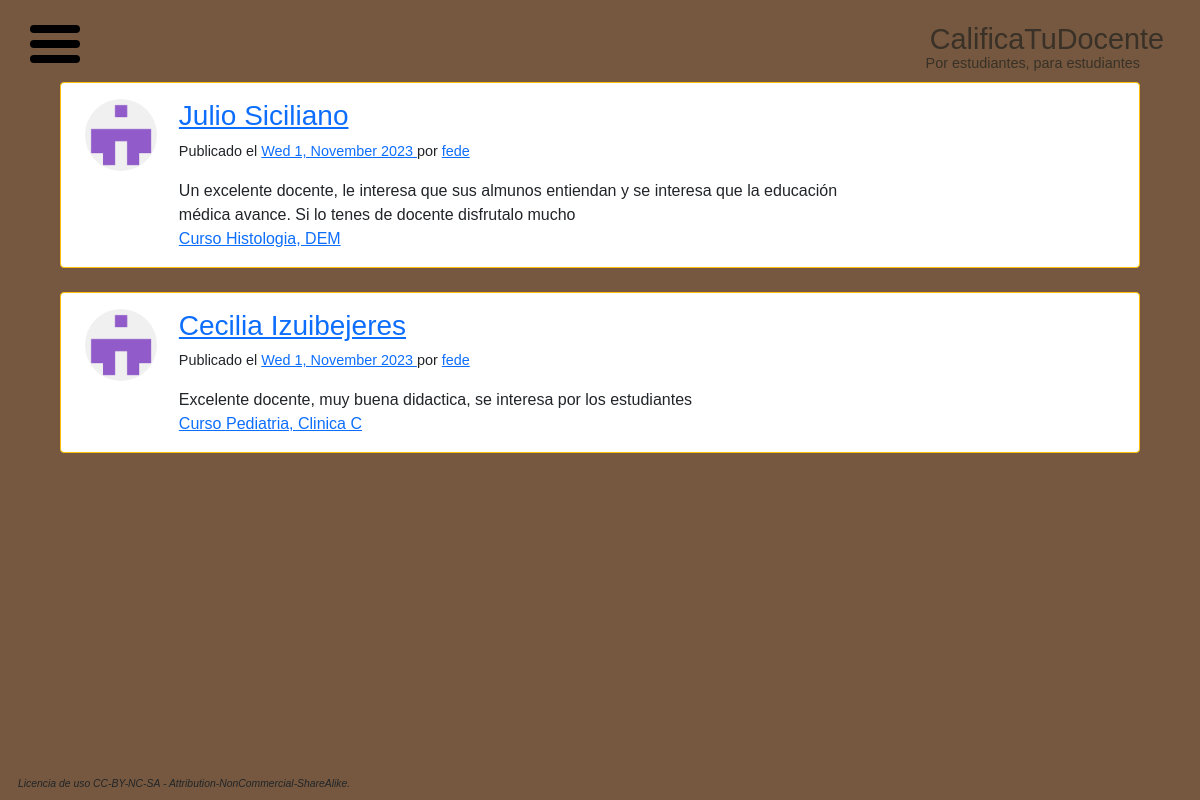
/home/, run on an earlier commit of the app's database.
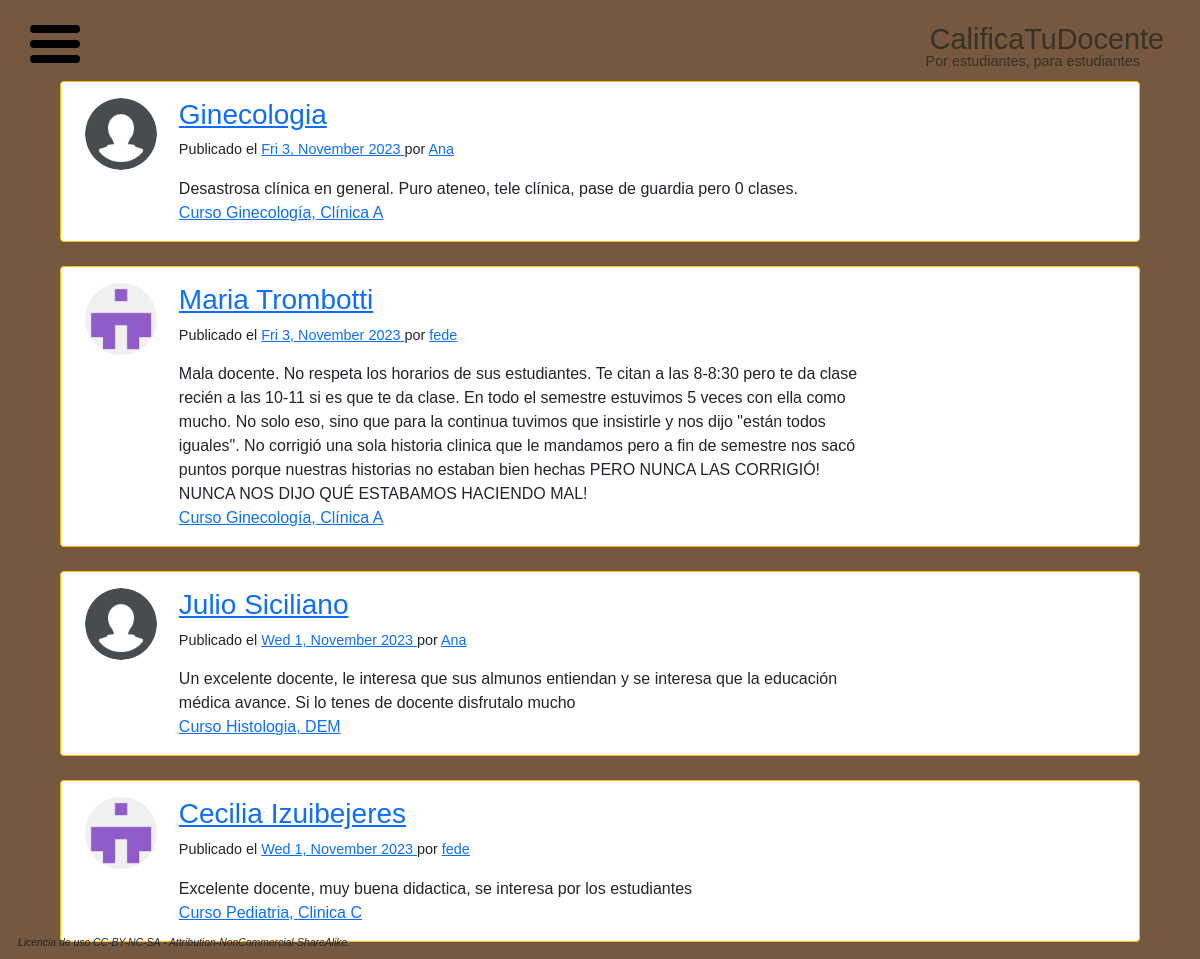
And on a later commit of the database.
### calificami/models.py (models this page shows, shortened)
class Post(models.Model):
    title = models.CharField(max_length=50)
    content = models.TextField(max_length=750)
    datePosted = models.DateTimeField(default=timezone.now)
    author = models.ForeignKey(User, on_delete=models.CASCADE)
    course = models.CharField(max_length=30, default='ninguno')

### users/models.py (models this page shows, shortened)
class Profile(models.Model):
    user = models.OneToOneField(User, on_delete=models.CASCADE)
    cursando = models.TextField(default='No Cursando')
    image = models.ImageField(default='default.png', upload_to='profile_pictures')

### calificami/views.py (the view)
# urls.py: path('home/', PostListView.as_view(), name='ctd-home'),
class PostListView(ListView):
    model = Post
    template_name = 'calificami/home.html'
    context_object_name = 'posts'
    ordering = ['-datePosted']
    paginate_by = 5

### calificami/templates/calificami/home.html
{% extends "layout.html" %}
{% block body %}
  {% for post in posts %}
  <div class="container">
    <div class="row">
      <div class="card row-hover pos-relative py-3 px-4 mb-3 border-warning border-top-5 border-right-5 border-bottom-5 rounded-5 common-style" style="max-width: 90vw; margin: auto; margin-top: 1vh">
        <div class="row align-items-center">
          <div class="col-md-1 mb-3 mb-sm-0 align-self-start" style="margin-right: 0.5vw;">
            <img src="{{ post.author.profile.image.url }}" class="rounded-circle" style="max-width: 6vw; min-width: 6vw;">
          </div>
          <div class="col-md-8">
            <h3>
              <a href="#" class="text-primary"> {{ post.title }} </a>
            </h3>
            <p class="text-sm" style="font-size: 0.9rem;">
              <span class="op-6"> Publicado el </span>
              <a class="text-black" href="#"> {{ post.datePosted|date:"D j, E Y" }} </a>
              <span class="op-6"> por </span>
              <a class="text-black" href="#"> {{ post.author }} </a>
            </p>
            <p class="text-m" style="margin: 0;"><span class="op-6"> {{ post.content }} </span></p>
            <div class="text-sm op-5">
              <a class="text-black mr-2" href="#"> Curso {{ post.course }} </a>
            </div>
          </div>
        </div>
      </div>
    </div>
</div>
  {% endfor %}
{% endblock body %}

### calificami/templates/layout.html (shortened to what this page needs)
{% load static %}
<!DOCTYPE html>
<html>
  <head>
      <link href="https://cdn.jsdelivr.net/npm/bootstrap@5.0.2/dist/css/bootstrap.min.css" rel="stylesheet">
      <link rel="stylesheet" href="https://cdn.rawgit.com/mfd/f3d96ec7f0e8f034cc22ea73b3797b59/raw/856f1dbb8d807aabceb80b6d4f94b464df461b3e/gotham.css">
      <link href="https://code.ionicframework.com/ionicons/2.0.1/css/ionicons.min.css" rel="stylesheet">
      <link rel="stylesheet" type="text/css" href="{% static 'css/main.css' %}">
  </head>
  <body>
    <header>
      <button class="hamburger">
        <div class="bar"></div>
      </button>
      <div class="brand">
        <a href="{% url 'ctd-index' %}" class="brandMain">CalificaTuDocente</da>
        <a href="{% url 'ctd-index' %}" class="brandSub">Por estudiantes, para estudiantes</a>
      </div>
    </header>
    <main>
      {% block body %}
      {% endblock %}
    </main>
  </body>
  <footer>
    <div class="footerText">Licencia de uso CC-BY-NC-SA - Attribution-NonCommercial-ShareAlike.</div>
  </footer>
</html>

### calificami/static/css/main.css (style rules this page uses)
body { font-family: 'Gotham', sans-serif; background-color: #75583F; height: 100%; }
*, *::after, *::before { box-sizing: border-box; }
:root { --bar-width: 50px; --bar-height: 8px; --hamburger-gap: 7px; --foreground: black; --background: white; --ham-margin: 3vh; --animation-timing: 300ms ease-in-out; --hamburger-height: calc(var(--bar-height) * 3 + var(--hamburger-gap) * 2); }
.hamburger { --x-width: calc(var(--hamburger-height) * 1.41421356237); background: none; border-style: none; display: flex; flex-direction: column; gap: var(--hamburger-gap); border-radius: 9999px; width: max-content; position: absolute; top: var(--ham-margin); left: var(--ham-margin); z-index: 99; cursor: pointer; }
.hamburger .bar, .hamburger::before, .hamburger::after { content: ""; border-radius: 9999px; transform-origin: left center; width: var(--bar-width); height: var(--bar-height); background-color: var(--foreground); transition: opacity var(--animation-timing), width var(--animation-timing), transform var(--animation-timing), background-color var(--animation-timing); }
.brand { display: flex; flex-direction: column; align-items: flex-end; }
.brandMain { flex: 1; text-align: right; font-size: 1.8rem; margin-top: 2.2vh; margin-right: 3vw; text-decoration: none; color: #393127; }
.brandSub { flex: 1; text-align: right; font-size: 0.9rem; margin-top: -1vh; margin-right: 5vw; text-decoration: none; color: #393127; }
.footerText { position: fixed; left: 0; bottom: 0; margin-left: 1.5vw; margin-right: 1.5vw; margin-bottom: 1vh; font-size: 0.65rem; font-style: italic; z-index: 5; }

What changed in the data, as far as the page shows it:
added Post: author.profile.image (placeholder picture), title "Ginecologia", datePosted "Fri 3, November 2023", author "Ana", content "Desastrosa clínica en general. Puro ateneo, tele clínica, pase de guardia pero 0 clases.", course "Ginecología, Clínica A"
added Post: author.profile.image (picture), title "Maria Trombotti", datePosted "Fri 3, November 2023", author "fede", content "Mala docente. No respeta los horarios de sus estudiantes. Te citan a las 8-8:30 pero te da clase recién a las 10-11 si es que te da clase. En todo el semestre estuvimos 5 veces con ella como mucho. No solo eso, sino que para la continua tuvimos que insistirle y nos dijo \"están todos iguales\". No corrigió una sola historia clinica que le mandamos pero a fin de semestre nos sacó puntos porque nuestras historias no estaban bien hechas PERO NUNCA LAS CORRIGIÓ! NUNCA NOS DIJO QUÉ ESTABAMOS HACIENDO MAL!", course "Ginecología, Clínica A"
changed Post "Julio Siciliano": author.profile.image: picture removed, a placeholder shows; author "fede" → "Ana"
